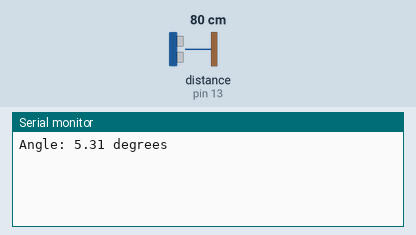
Simulated run of this sketch. Board: Arduino Uno, built with avr-gcc and run on an emulated ATmega328P. On the bench: the last lines printed to the serial monitor. Wiring (inferred from the names in the program): ultrasonic range finder: trigger pin 12; echo pin 13. Inputs (shaded band) come from the test bench; at power-on: distance to the obstacle (sensor on pin 13) 80 cm. The echo pulse lasts 58.3 µs per cm.

Above: at 3.8 s.
3.9 s: distance to the obstacle (sensor on pin 13) set to 2 cm
At 6.8 s:
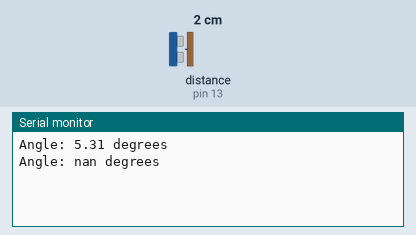
7.5 s: distance to the obstacle (sensor on pin 13) set to 4 cm
At 10.4 s:
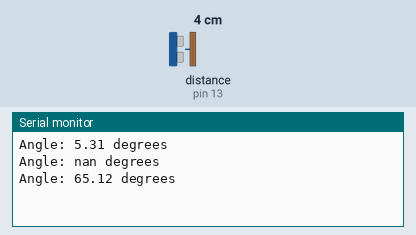
Timing chart, 0 to 11.9 s (numbered marks = the images above; inputs shaded):
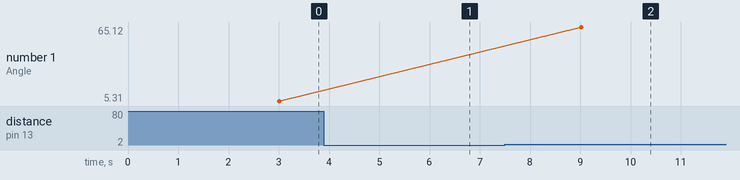

The sketch:

celastiline1.ino
```cpp
const int trigpin=12;
const int echopin=13;

long duration1,duration2;
float distance1,distance2;
int v1 = A0;
int g1 = A1;

void setup() {

pinMode(trigpin,OUTPUT);
pinMode(echopin,INPUT);
Serial.begin(9600);
  digitalWrite(g1, 0);
  digitalWrite(v1, 1);

  // put your setup code here, to run once:

}

void loop() {
  // put your main code here, to run repeatedly:
int cm;
digitalWrite(trigpin,LOW);

delayMicroseconds(2);

digitalWrite(trigpin,HIGH);
delayMicroseconds(10);
digitalWrite(trigpin,LOW);

duration1=pulseIn(echopin,HIGH);

// calculating distance1
distance1=duration1*0.034/2;

delay(3000);


digitalWrite(trigpin,LOW);

delayMicroseconds(2);

digitalWrite(trigpin,HIGH);
delayMicroseconds(10);
digitalWrite(trigpin,LOW);

duration2=pulseIn(echopin,HIGH);

// calculating distance2
distance2=duration2*0.034/2;


//calculating angle
Serial.println("\n");


Serial.print("Angle: ");

Serial.print(acos(distance1/distance2)*180/3.14);
Serial.println(" degrees");


}
```

Measured:
- after the input at 3.9 s, the serial monitor: prints a new line after 2.1 s (image 1)
- after the input at 7.5 s, the serial monitor: prints a new line after 1.5 s (image 2)
- plotted number 1: 5.31 → 23.82 after the input at 7.5 s
